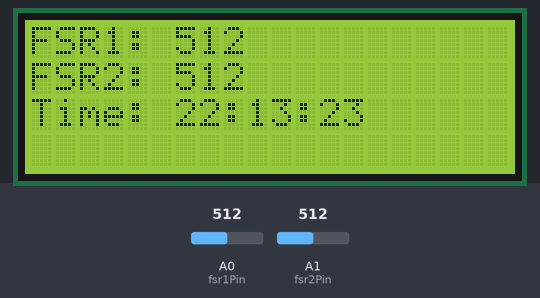
Bench run of a sketch on a simulated Arduino Uno, built with avr-gcc and run on an emulated ATmega328P. Shown: 20×4 character LCD. Inputs (shaded band) come from the test bench; at power-on: A0 (fsr1Pin) = 512, A1 (fsr2Pin) = 512. The local clock reads 2024-03-15 10:24:30 at power-on unless the sketch sets it.

Above: at 3.2 s.
3.3 s: A0 (fsr1Pin) set to 716
At 4.7 s:
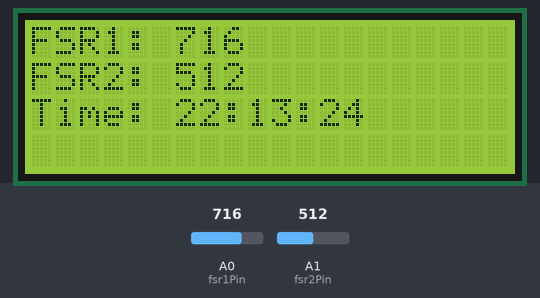
6.7 s: A1 (fsr2Pin) set to 716
At 8.1 s:
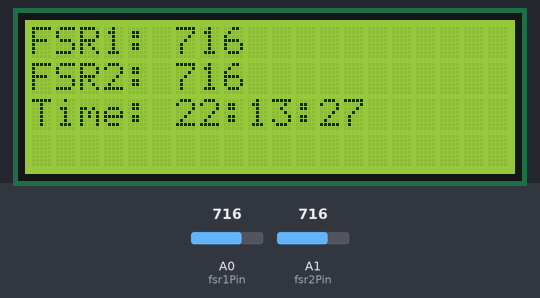
9.8 s: A0 (fsr1Pin) set to 900
At 11.2 s:
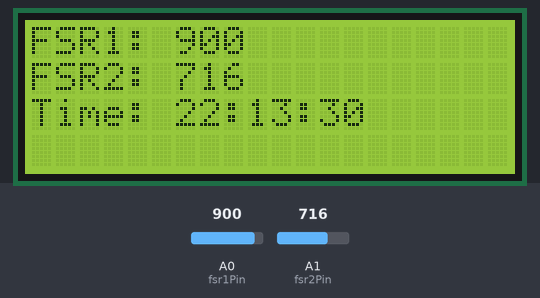
12.9 s: A1 (fsr2Pin) set to 900
At 14.2 s:
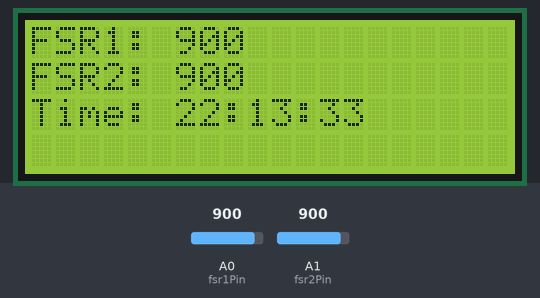
16.0 s: A0 (fsr1Pin) set to 1023
At 17.0 s:
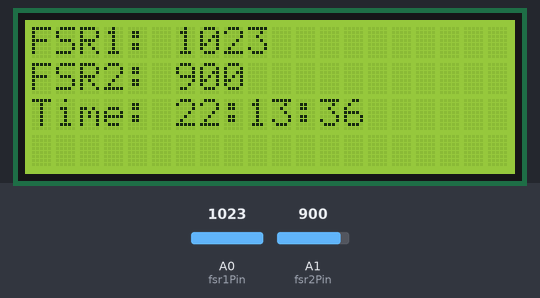
19.1 s: A1 (fsr2Pin) set to 1023
At 20.5 s:
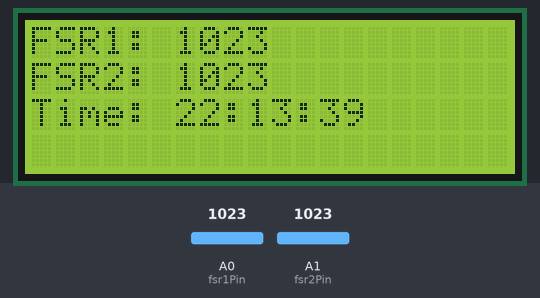
Timing chart, 0 to 22.1 s (numbered marks = the images above; inputs shaded):
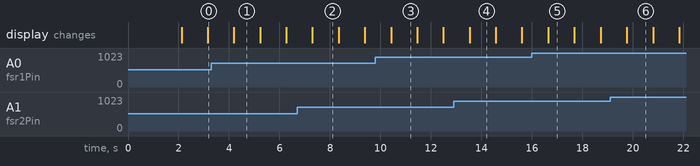

Measured:
- what the display in image 1 shows lasts 1.0 s, from 4.2 s to 5.2 s

The sketch:

test_run_without_SD.ino
```cpp
#include <Wire.h>               // I2C 통신 라이브러리
#include <RTClib.h>             // DS3231 RTC 제어 라이브러리
#include <LiquidCrystal_I2C.h>  // I2C LCD 제어 라이브러리

// RTC, LCD 설정
RTC_DS3231 rtc;
const int fsr1Pin = A0;         // FSR-402 센서 1 핀
const int fsr2Pin = A1;         // FSR-402 센서 2 핀

// LCD 설정 (I2C 주소는 실제 주소로 변경 필요)
LiquidCrystal_I2C lcd(0x27, 20, 4);  // I2C 주소가 0x27이 아닐 경우 확인한 주소로 변경

void setup() {
  Serial.begin(9600);  // 시리얼 통신 시작

  // RTC 초기화
  if (!rtc.begin()) {
    Serial.println("RTC initialization failed!");
    while (1);  // RTC 오류 시 멈춤
  }

  // RTC 시간을 초기화 (필요할 경우, 처음 설정 시만 실행)
  rtc.adjust(DateTime(F(__DATE__), F(__TIME__)));  // 컴파일된 시간으로 RTC 설정

  // LCD 초기화
  lcd.begin(20, 4);    // LCD의 열과 행을 설정합니다.
  lcd.backlight();      // 백라이트 켜기
  lcd.setCursor(0, 0);
  lcd.print("System Starting...");
  delay(2000);          // 초기화 메시지를 볼 수 있도록 2초 대기
}

void loop() {
  DateTime now = rtc.now();  // 현재 시간 읽기

  // FSR 센서 값 읽기
  int fsr1Value = analogRead(fsr1Pin);
  int fsr2Value = analogRead(fsr2Pin);

  // LCD에 데이터 표시
  lcd.clear();
  lcd.setCursor(0, 0);
  lcd.print("FSR1: " + String(fsr1Value));
  lcd.setCursor(0, 1);
  lcd.print("FSR2: " + String(fsr2Value));
  lcd.setCursor(0, 2);
  lcd.print("Time: ");
  lcd.print(now.hour());
  lcd.print(":");
  lcd.print(now.minute());
  lcd.print(":");
  lcd.print(now.second());

  delay(1000);  // 1초 대기
}
```

RTC_module.ino
```cpp

```
